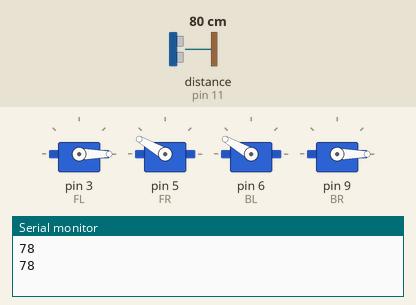
Simulated run of this sketch. Board: Arduino Uno, built with avr-gcc and run on an emulated ATmega328P. Parts: 4 × servo, the last lines printed to the serial monitor. Wiring (inferred from the names in the program): ultrasonic range finder: trigger pin 10; echo pin 11. The test bench sets the inputs (shaded band); at power-on: distance to the obstacle (sensor on pin 11) 80 cm. The echo pulse lasts 58.3 µs per cm.

Above: at 1.88 s.
2.3 s: distance to the obstacle (sensor on pin 11) set to 18 cm
5.3 s: distance to the obstacle (sensor on pin 11) set to 13 cm
At 6.1 s:
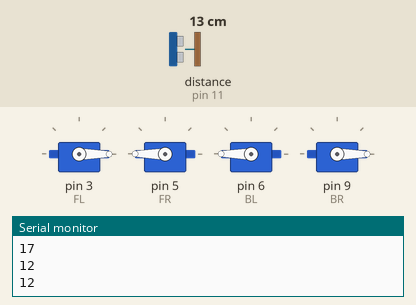
7.0 s: distance to the obstacle (sensor on pin 11) set to 35 cm
At 7.17 s:
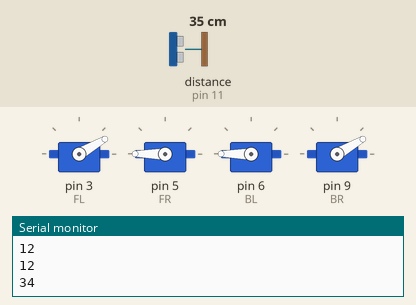
10.0 s: distance to the obstacle (sensor on pin 11) set to 2 cm
At 10.6 s:
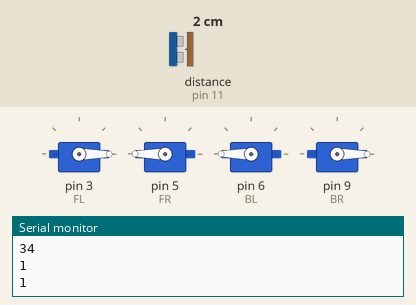
Timing chart, 0 to 12.5 s (numbered marks = the images above; inputs shaded):
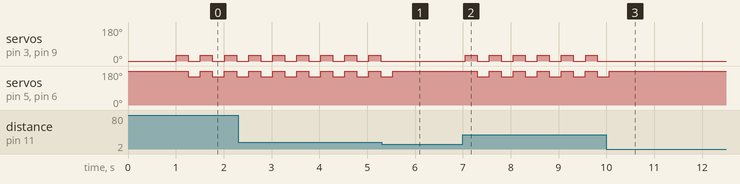

Measured:
- the behaviour switches between 16 and 15 cm on distance to the obstacle (sensor on pin 11) (found by bisection; images 0 and 1)
- after the input at 5.3 s, servo on pin 3 (FL), servo on pin 9 (BR): stops changing and stays 0°; servo on pin 5 (FR), servo on pin 6 (BL): goes on until 5.5 s, then stays 180°
- after the input at 7.0 s, servo on pin 3 (FL), servo on pin 9 (BR): alternates 30° for 0.25 s and 0° for 0.25 s, starting after 0.05 s; servo on pin 5 (FR), servo on pin 6 (BL): alternates 180° for 0.25 s and 150° for 0.25 s, starting after 0.30 s
- after the input at 10.0 s, servo on pin 3 (FL), servo on pin 9 (BR): stops changing and stays 0°; servo on pin 5 (FR), servo on pin 6 (BL): goes on until 10.1 s, then stays 180°
- by itself, servo on pin 3 (FL), servo on pin 9 (BR): alternates 30° for 0.25 s and 0° for 0.25 s
- by itself, servo on pin 5 (FR), servo on pin 6 (BL): alternates 180° for 0.25 s and 150° for 0.25 s

The sketch:

sketch_aug19b.ino
```cpp
#include <Servo.h>

// ---- Servo Objects ----
Servo frontLeft;
Servo frontRight;
Servo backLeft;
Servo backRight;

// ---- Servo Pins ----
int FL = 3;
int FR = 5;
int BL = 6;
int BR = 9;

// ---- Ultrasonic Sensor ----
int trigPin = 10;
int echoPin = 11;

// ---- Your Offsets ----
int offsetFL = 0;
int offsetFR = 180;
int offsetBL = 180;
int offsetBR = 0;

// ---- Movement Settings ----
int stepDelay = 250;

// ---- Distance Function ----
long getDistance() {
  digitalWrite(trigPin, LOW);
  delayMicroseconds(2);
  digitalWrite(trigPin, HIGH);
  delayMicroseconds(10);
  digitalWrite(trigPin, LOW);

  long duration = pulseIn(echoPin, HIGH);
  long distance = duration * 0.034 / 2;
  return distance;
}

// ---- Smart Movement (auto‑reverse based on offset) ----
void liftLeg(Servo &leg, int offset) {
  if (offset == 180) leg.write(offset + 25);   // reverse direction
  else leg.write(offset - 25);
}

void dropLeg(Servo &leg, int offset) {
  leg.write(offset);
}

void pushForward(Servo &leg, int offset) {
  if (offset == 180) leg.write(offset - 30);   // reverse direction
  else leg.write(offset + 30);
}

void pullBack(Servo &leg, int offset) {
  if (offset == 180) leg.write(offset + 30);   // reverse direction
  else leg.write(offset - 30);
}

// ---- Walking Sequence ----
void stepForward() {
  // Step 1: FL + BR
  liftLeg(frontLeft, offsetFL);
  liftLeg(backRight, offsetBR);
  pushForward(frontLeft, offsetFL);
  pushForward(backRight, offsetBR);
  delay(stepDelay);

  dropLeg(frontLeft, offsetFL);
  dropLeg(backRight, offsetBR);

  // Step 2: FR + BL
  liftLeg(frontRight, offsetFR);
  liftLeg(backLeft, offsetBL);
  pushForward(frontRight, offsetFR);
  pushForward(backLeft, offsetBL);
  delay(stepDelay);

  dropLeg(frontRight, offsetFR);
  dropLeg(backLeft, offsetBL);
}

// ---- Setup ----
void setup() {
  Serial.begin(9600);

  frontLeft.attach(FL);
  frontRight.attach(FR);
  backLeft.attach(BL);
  backRight.attach(BR);

  pinMode(trigPin, OUTPUT);
  pinMode(echoPin, INPUT);

  frontLeft.write(offsetFL);
  frontRight.write(offsetFR);
  backLeft.write(offsetBL);
  backRight.write(offsetBR);

  delay(1000);
}

// ---- Main Loop ----
void loop() {
  long distance = getDistance();
  Serial.println(distance);

  if (distance < 15) {
    frontLeft.write(offsetFL);
    frontRight.write(offsetFR);
    backLeft.write(offsetBL);
    backRight.write(offsetBR);
    delay(300);
  } else {
    stepForward();
  }
}
```
